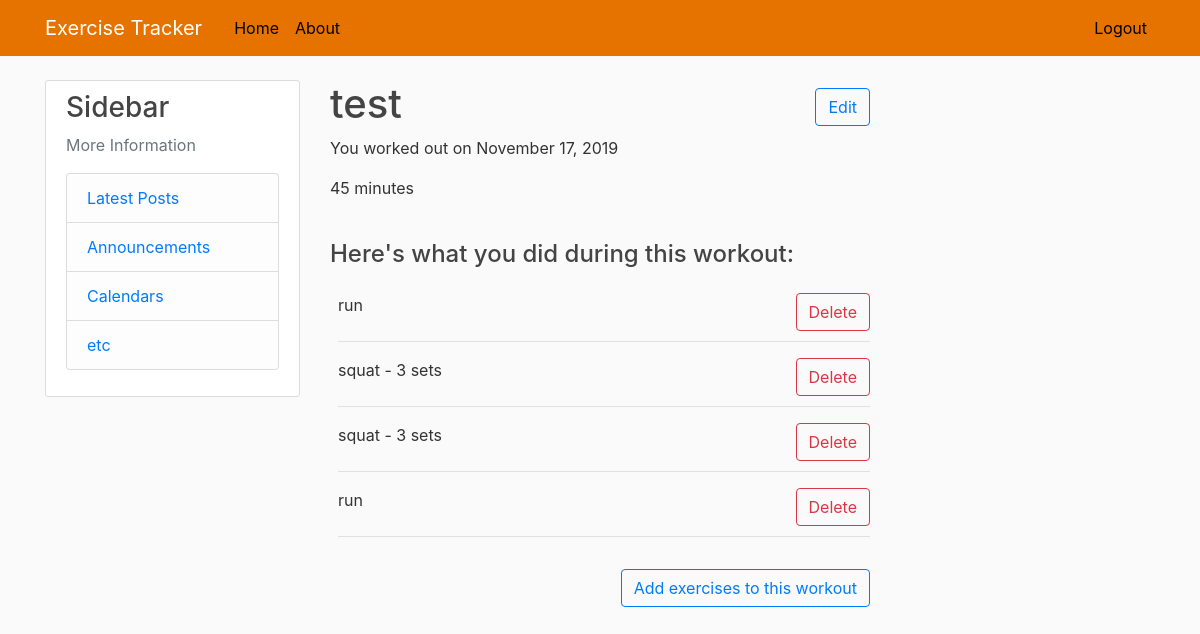
/details/43/ (signed in), run on the app's committed database.
### tracker/models.py (models this page shows)
class Workout(models.Model):
	title = models.CharField(max_length=100)
	time_in_minutes = models.IntegerField(default = 0)
	workout_date = models.DateTimeField(default=timezone.now())
	author = models.ForeignKey(User, on_delete=models.CASCADE)

class Entry(models.Model):
	workout = models.ForeignKey(Workout, on_delete=models.CASCADE)
	exercise = models.ForeignKey(Exercise, on_delete=models.CASCADE)
	sets = models.IntegerField(default = 0)

class Exercise(models.Model):
	name = models.CharField(max_length=100)
	type = models.CharField(
        max_length=7,
        choices=(
            ("lift", "Lift"),
            ("cardio", "Cardio")
        )
    )

### tracker/views.py (the view)
# urls.py: path('details/<int:id>/', views.workout_detail, name='workout-detail')
@login_required
def workout_detail(request, id=None):
	if request.GET.get('delete'):
		Entry.objects.filter(id=int(request.GET.get('delete'))).delete()
	auth_id = int(request.session['_auth_user_id'])
	workout = Workout.objects.filter(id=id).values().first()
	if auth_id != workout['author_id']:
		return render(request, 'tracker/access_denied.html')
	title = workout['title']
	time_in_minutes = workout['time_in_minutes']
	date = workout['workout_date']
	entries = Entry.objects.filter(workout_id=id).all()
	context = {
		'id': id,
		'title': title,
		'time_in_minutes': time_in_minutes,
		'date': date,
		'entries': entries,
	}
	return render(request, 'tracker/workout_detail.html', context)

### tracker/templates/tracker/workout_detail.html (shortened to what this page needs)
{% extends "tracker/base.html" %}
{% block content %}
	<div class = "col-13 align-self-center">
		<h1>{{ title }} <a href="#" class="btn btn-outline-primary float-right mt-2">Edit</a></h1>
		<p>You worked out on {{ date|date:"F d, Y" }}</p>
		<p>{{ time_in_minutes }} minutes</p>
		<br/>
		<h4>Here's what you did during this workout:</h4>
			<div class="pl-2 pt-3">
				{% for entry in entries %}
				<form method="GET">
					<p class="pb-2">
						{{ entry.exercise.name }}
						{% if entry.exercise.type == "lift" %}
							- {{ entry.sets }} sets
						{% endif %}
							<button name="delete"
									type="submit"
									value="{{ entry.id }}"
									href="#"
									class="btn btn-outline-danger float-right">Delete</button>
					</p>
				</form>
					<hr>
				{% endfor %}
			</div>
		<a id="add" href="{% url 'entry-create' id %}" class="btn btn-outline-primary float-right mt-3 mb-5">
			Add exercises to this workout
		</a>
	</div>
{% endblock content %}

### tracker/static/tracker/main.css (style rules this page uses)
body { background: #fafafa; color: #333333; margin-top: 5rem; }
h1, h2, h3, h4, h5, h6 { color: #444444; }

### data on the page
Workout: title "test", workout_date "November 17, 2019"
Entry: exercise.name "run", {{ entry.id }} 35 (drawn)
Entry: exercise.name "squat", sets "3", {{ entry.id }} 36 (drawn)
Entry: exercise.name "squat", sets "3", {{ entry.id }} 37 (drawn)
Entry: exercise.name "run", {{ entry.id }} 38 (drawn)

### other printed values
{{ time_in_minutes }} "45"
